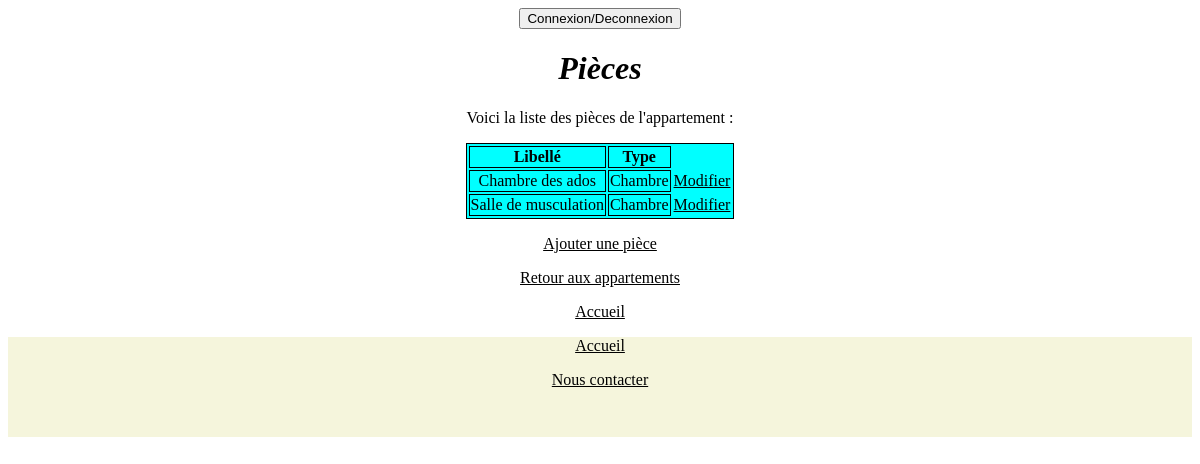
The page /index.php?cible=pieces&fonction=afficherPieces&id=2 (signed in) on the database its author committed.
### tables this page shows
CREATE TABLE IF NOT EXISTS `piece` (
  `Id_Piece` int(11) NOT NULL AUTO_INCREMENT,
  `libellePiece` varchar(30) DEFAULT NULL,
  `Id_Type_Piece` int(11) NOT NULL,
  `Id_Appartement` int(11) NOT NULL,
  PRIMARY KEY (`Id_Piece`),
  KEY `Id_Type_Piece` (`Id_Type_Piece`),
  KEY `Id_Appartement` (`Id_Appartement`)
);

CREATE TABLE IF NOT EXISTS `type_piece` (
  `Id_Type_Piece` int(11) NOT NULL AUTO_INCREMENT,
  `libelle_type_piece` varchar(50) DEFAULT NULL,
  PRIMARY KEY (`Id_Type_Piece`)
);

### controleurs/pieces.php (called while the page is built, shortened)
<?php
include('./modele/requetes.pieces.php');
if (!isset($_GET['fonction']) || empty($_GET['fonction'])) {
    $function = "accueil";
    $alerte = "";
} else {
    $function = $_GET['fonction'];
}
switch ($function) {
    case 'afficherPieces':
        $vue = "piece";
        $entete = "Voici la liste des pièces de l'appartement :";
        $afficherPieces = afficherPieces($bdd, $_GET['id']);
        break;
}
include ('vues/header.php');
include ('vues/' . $vue . '.php');
include ('vues/footer.php');
?>

### index.php (called while the page is built, shortened)
<?php
if (isset($_GET['cible']) && !empty($_GET['cible'])) {
    $url = $_GET['cible'];
} else {
    $url = 'principal';
}
include('controleurs/' . $url . '.php');

### modele/requetes.pieces.php (called while the page is built, shortened)
<?php
function afficherPieces(mysqli $bdd, int $id) {
    $query = 'SELECT * FROM piece NATURAL JOIN type_piece WHERE Id_Appartement = ' . $id . '';
    return mysqli_query($bdd, $query);
}
?>

### vues/piece.php (the view, shortened to what this page needs)
<!DOCTYPE html>
    <html lang="fr">
        <head>
            <link rel="stylesheet" href="public/css/styles_con.css"/>
        </head>
    <body>
        <p><?php echo $entete; ?></p>
        <table class="appareil_table">
        	<thead>
        		<tr>
        			<th class="appareil_td">Libellé</th>
                    <th class="appareil_td">Type</th>
        		</tr>
        	</thead>
        	<tbody>
            <?php foreach ($afficherPieces as $element) { ?>
                <tr>
                    <td class="appareil_td">
        		    <?php echo $element['libellePiece']; ?>
                    </td>
                    <td class="appareil_td">
                	<?php echo $element['libelle_type_piece']; ?>
                    </td>
                    <?php
                    echo '<td><a href="index.php?cible=pieces&fonction=modifier&id='.$element['Id_Piece'].'">Modifier</a></td>';
                    ?>
                </tr>
            <?php } ?>
        	</tbody>
        </table>
        <?php echo '<p><a href="index.php?cible=pieces&fonction=ajouterPiece&id=' .$element['Id_Piece']. '">Ajouter une pièce</a></p>' ?>
        <p><a href="index.php?cible=appartements&fonction=afficherAppartements">Retour aux appartements</a></p>
        <p><a href="index.php">Accueil</a></p>
    </body>
</html>

### public/css/styles_con.css (style rules this page uses)
.appareil_table { background-color: aqua; align-items: center; margin-left: auto; margin-right: auto; border-width: 1px; border-color: black; border-style: solid; }
.appareil_td { border-width: 1px; border-color: black; border-style: solid; }
* { color: black; text-align: center; }

### rows shown on the page
piece: libellePiece "Chambre des ados", Id_Type_Piece.libelle_type_piece "Chambre"
piece: libellePiece "Salle de musculation", Id_Type_Piece.libelle_type_piece "Chambre"

### other values the page prints
$title "Pièces"
$entete "Voici la liste des pièces de l'appartement :"
